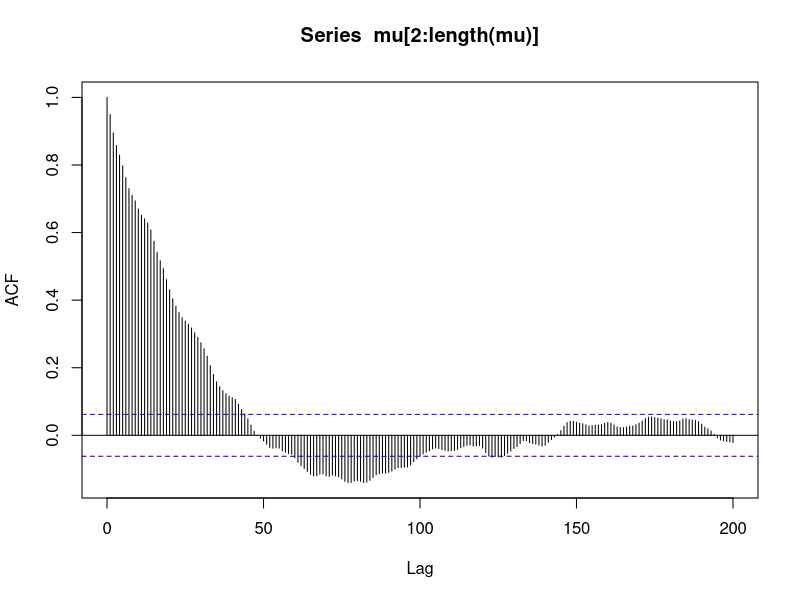
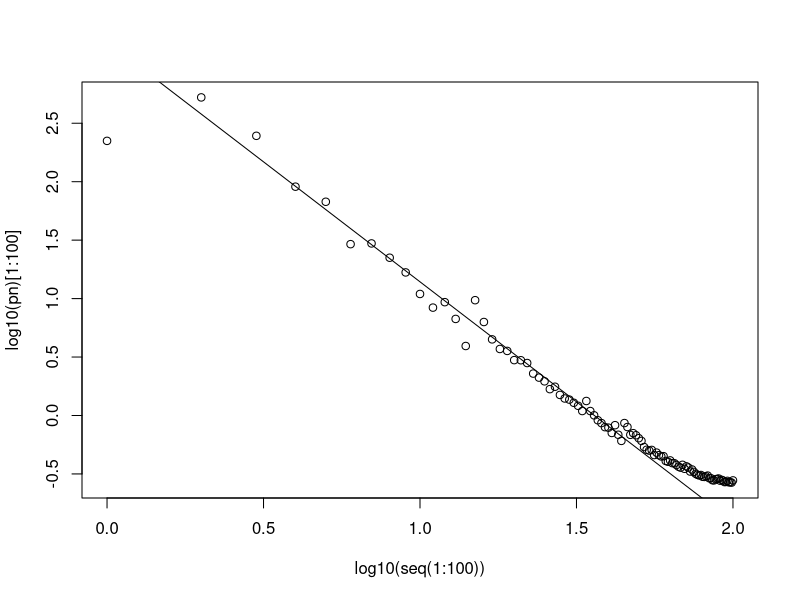
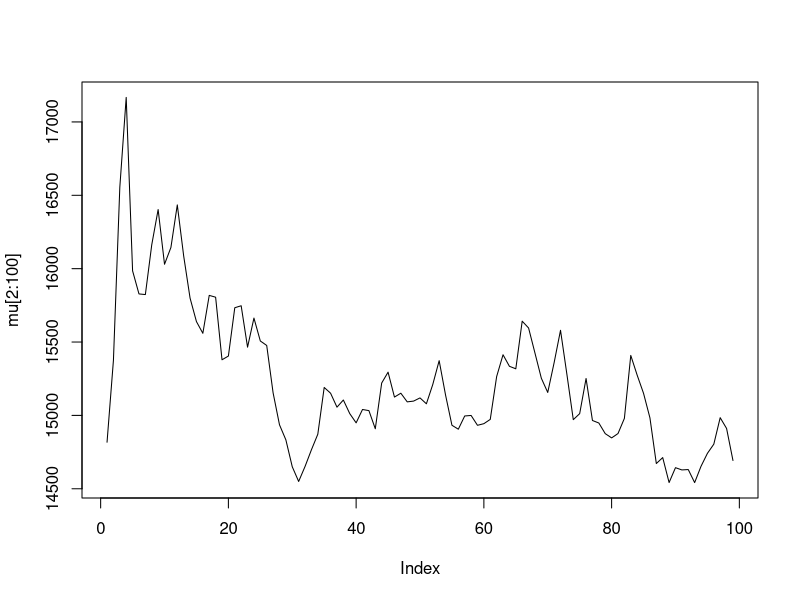
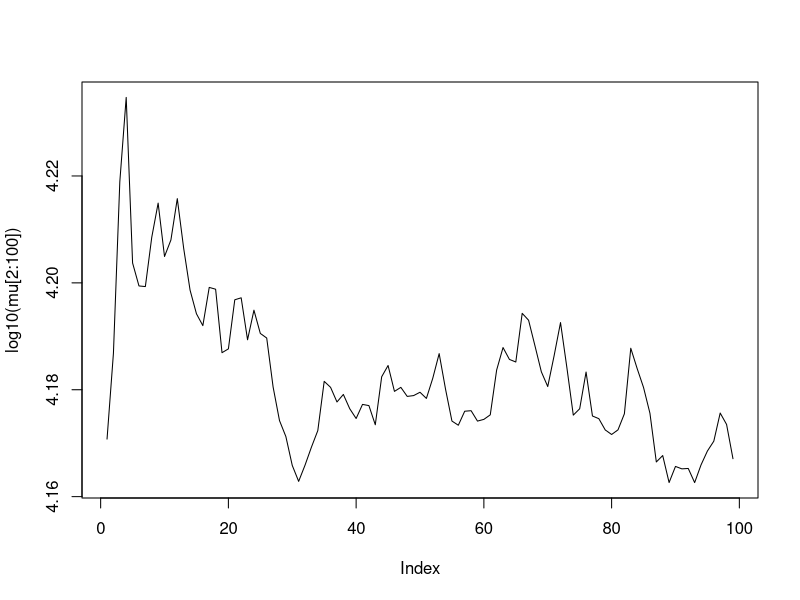
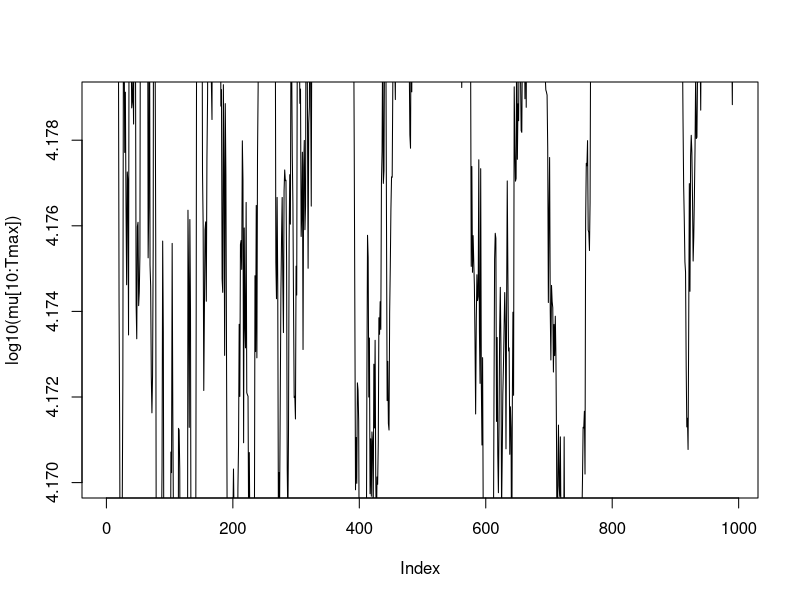
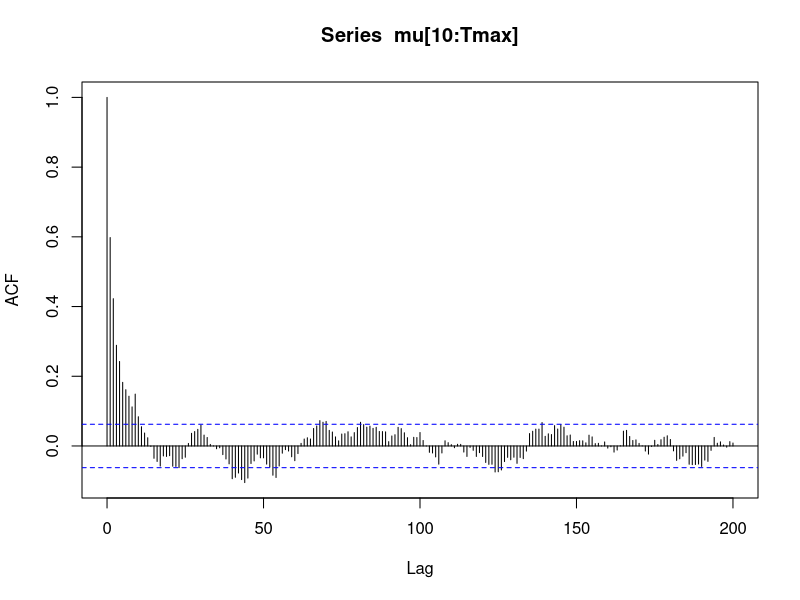
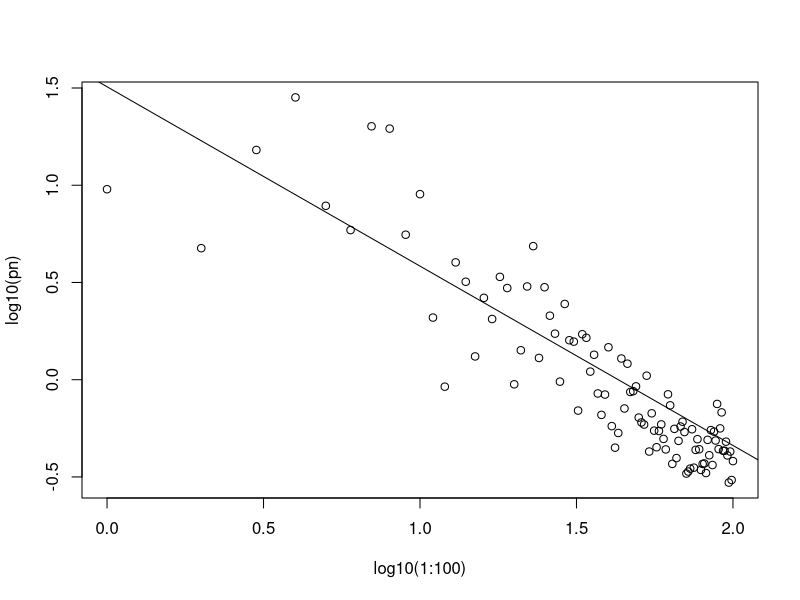
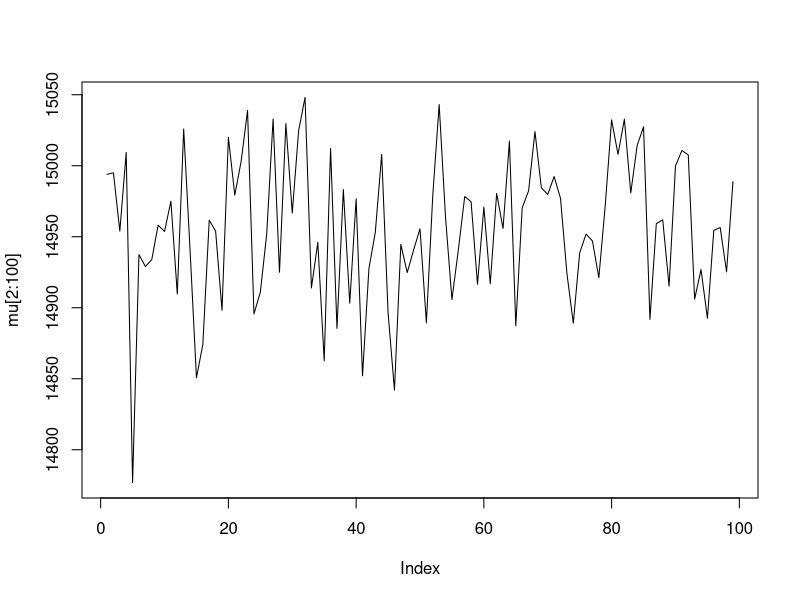

The R source for these figures, in order: (Note: a time limit stopped this script after it produced the figures.)


################# Beta Noise for probability of events, Power Law ST p = 2


Tmax = 1000
Reps = 1000
x0 = 19000
xn = matrix(rep(0,Tmax*Reps),nrow=Tmax,ncol=Reps)
xn[1,] = x0
lambdaB = 1
lambdaD = .5#.001
lambdaE = 1
epsilon = .01 
mu = rep(0,Tmax)
mu[1] = x0
  
for(i in 1:(Tmax-1)){
  for(j in 1:Reps){
      #B = ifelse(xn[i,j]==0,0,rbinom(1,xn[i,j],pB[i,j]))
      B = ifelse(xn[i,j]==0,0,rpois(1,mu[i]*rbeta(1,lambdaB,lambdaE+lambdaD+epsilon*mu[i])))
      BB = sum(rnbinom(B,100,.4))
      D = rbinom(1,floor(mu[i]),rbeta(1,lambdaD+epsilon*mu[i],lambdaE+lambdaB))
      xn[i+1,j] = ifelse(xn[i,j] <= 0, 0, xn[i,j] + BB - D)
      xn[i,j] = ifelse(xn[i,j]<=0,0,xn[i,j])
  }
  mu[i+1] = mean(xn[i+1,])
}

ps = acf(mu[2:length(mu)],lag.max=200)
pn = Mod(fft(ps$acf))[1:100]^2
plot(log10(seq(1:100)),log10(pn)[1:100])
pnlm = lm(log10(pn[2:50])~log10(2:50))
lines(seq(-1,3),pnlm$coefficients[1]+seq(-1,3)*pnlm$coefficients[2])

plot(mu[2:100],type="l")
plot(log10(mu[2:100]),type="l")


var(mu[10:Tmax])

plot(log10(mu[10:Tmax]),ylim=c(4.17,4.179),type="l")



################### White noise added to the probability of events, power law ST 1 < p < 2


Tmax = 1000
Reps = 1000
x0 = 19000
xn = matrix(rep(0,Tmax*Reps),nrow=Tmax,ncol=Reps)
xn[1,] = x0
lambdaB = 1
lambdaD = .5#.001
lambdaE = 1
epsilon = .01
mu = rep(0,Tmax)
mu[1] = x0

for(i in 1:(Tmax-1)){
  for(j in 1:Reps){
      pB = lambdaB/(lambdaB+lambdaE+lambdaD+epsilon*mu[i])
      pD = (lambdaD+epsilon*mu[i])/(lambdaB+lambdaE+lambdaD+epsilon*mu[i])
      dB = rnorm(1,0,.0003)
      B = rpois(1,mu[i]*abs(pB+dB))
      BB = sum(rnbinom(B,100,.4))
      D = rbinom(1,floor(mu[i]),min(abs(pD-dB),1))
      xn[i+1,j] = ifelse(xn[i,j] <= 0, 0, xn[i,j] + BB - D)
      xn[i,j] = ifelse(xn[i,j]<=0,0,xn[i,j])
  }
  mu[i+1] = mean(xn[i+1,]) 
}

ps = acf(mu[10:Tmax],lag.max=200)
pn = Mod(fft(ps$acf))[1:100]^2
plot(log10(1:100),log10(pn))
pnlm = lm(log10(pn)[1:50]~log10(1:50))
lines(seq(-1,3),pnlm$coefficients[1]+seq(-1,3)*pnlm$coefficients[2])
## true pink noise - 1/f

plot(mu[2:100],type="l")
plot(log10(mu[2:100]),type="l")

var(mu[10:Tmax])

plot(log10(mu[10:Tmax]),ylim=c(4.16,4.19),type="l")


##################### No Noise in Probability of Events, Power Law ST p = 1


Tmax = 1000
Reps = 1000
x0 = 1450
xn = matrix(rep(0,Tmax*Reps),nrow=Tmax,ncol=Reps)
xn[1,] = x0
lambdaB = 1
lambdaD = .5
lambdaE = 1
epsilon = .01
mu = rep(0,Tmax)
mu[1] = x0
  
for(i in 1:(Tmax-1)){
  for(j in 1:Reps){
      B = rpois(1,mu[i]*(lambdaB/(lambdaB+lambdaE+lambdaD+epsilon*mu[i])))
      BB = sum(rnbinom(B,10,.4))
      D = rbinom(1,floor(mu[i]),(lambdaD+epsilon*mu[i])/(lambdaB+lambdaE+lambdaD+epsilon*mu[i]))
      xn[i+1,j] = ifelse(xn[i,j] <= 0, 0, xn[i,j] + BB - D)
      xn[i,j] = ifelse(xn[i,j]<=0,0,xn[i,j])
  }
  mu[i+1] = mean(xn[i+1,])
}

ps = acf(mu[2:length(mu)],lag.max=200)
pn = Mod(fft(ps$acf))[1:100]^2
plot(log10(1:100),log10(pn))
pnlm = lm(log10(pn)[3:100]~log10(3:100))
lines(seq(-1,3),pnlm$coefficients[1]+seq(-1,3)*pnlm$coefficients[2])
## red shifted noise
plot(mu[2:100],type="l")
plot(log10(mu[2:100]),type="l")

plot(xn[,5])
xnacf = acf(xn[,1],lag.max=200)
plot(log10(1:100),log10(Mod(fft(xnacf$acf)[1:100])^2))


## p1 is variance for compound poisson process (CPP) without exogeneous noise
## p2 " " with white noise
## p3 " " with beta noise
p1 = c(22584,10292,5933,2854,1388,686,348,184,83)
p2 = c(464099,226843,111039,57154,29892,13272,7135,3842,1772)
p3 = c(2232956,1025253,561703,260952,137281,67143,32306,17455,8752)
n = c(100,200,400,800,1600,3200,6400,12800,26500)

plot(log2(n),log2(p1),ylim=c(0,25))
lmp1 = lm(log2(p1)~log2(n))
lines(seq(0,20),lmp1$coefficients[1] + lmp1$coefficients[2]*seq(0,20))
points(log2(n),log2(p2))
lmp2 = lm(log2(p2)~log2(n))
lines(seq(0,20),lmp2$coefficients[1] + lmp2$coefficients[2]*seq(0,20))
points(log2(n),log2(p3))
lmp3 = lm(log2(p3)~log2(n))
lines(seq(0,20),lmp3$coefficients[1] + lmp3$coefficients[2]*seq(0,20))
